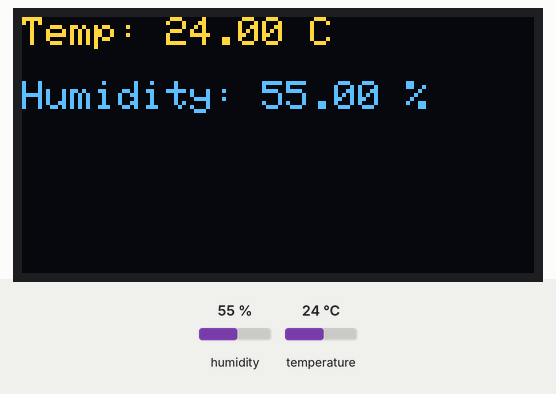
Simulated run of this sketch. Board: ESP8266 (NodeMCU). On the bench: 128×64 one-colour display. The inputs (shaded band) are chosen by the test bench; at power-on: humidity 55 %, temperature 24 °C. The OLED is the two-colour kind (top 16 rows yellow); WiFi joins after 1.5 s; servers stay silent unless stated; uploads are accepted with an empty reply; what the sketch prints to the serial monitor is not drawn.

Above: at 10.6 s.
10.7 s: humidity set to 22 %
At 20.8 s:
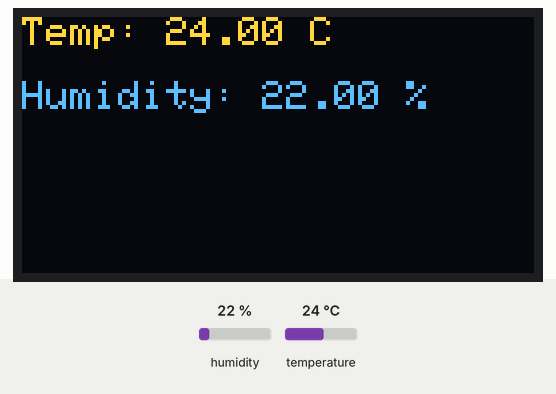
21.5 s: temperature set to 12 °C
At 30.8 s:
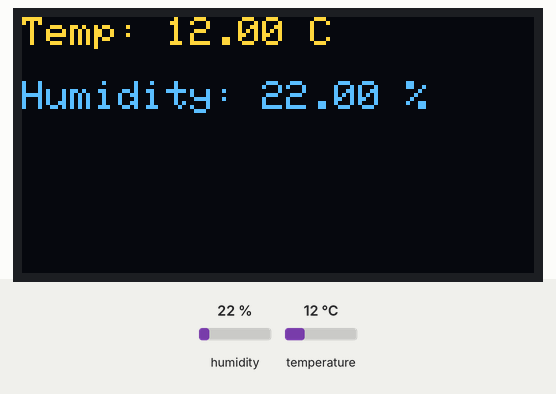
43.2 s: temperature set to 26 °C
At 50.8 s:
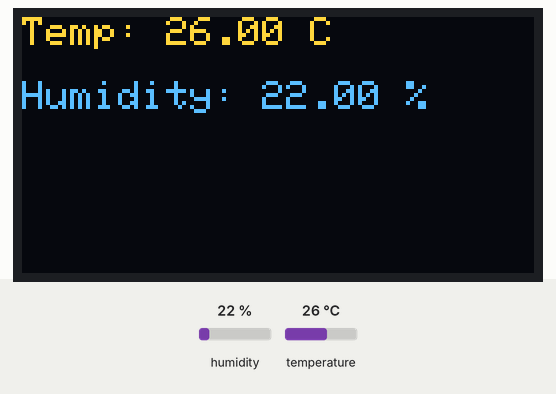
53.3 s: temperature set to 29 °C
At 60.8 s:
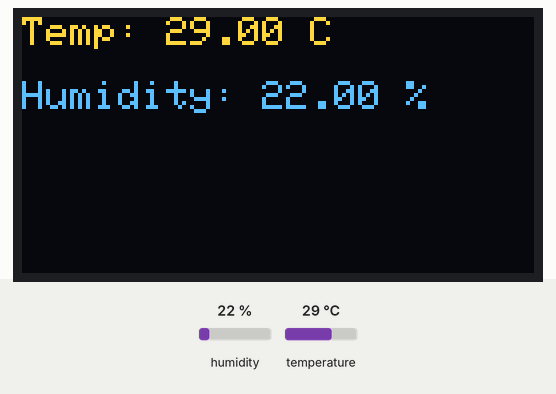
63.5 s: temperature set to 26 °C
At 70.8 s:
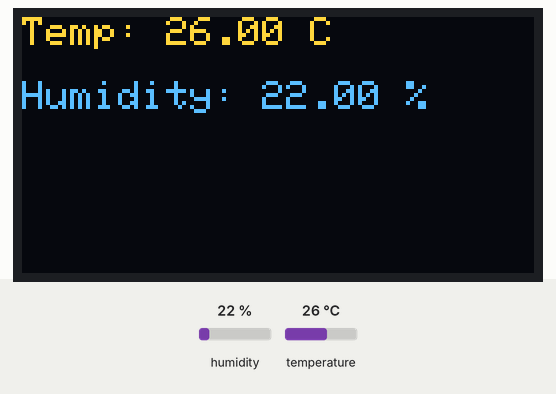
73.8 s: temperature set to 23 °C
Timing chart, 0 to 76.8 s (numbered marks = the images above; inputs shaded):
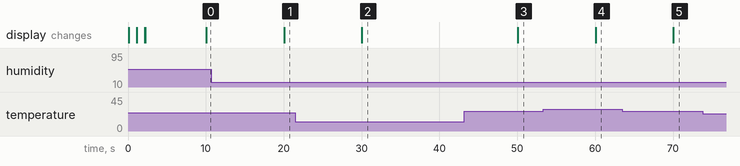

Measured:
- after the input at 10.7 s, the display: changes after 9.3 s (image 1)
- after the input at 21.5 s, the display: changes after 8.5 s (image 2)
- after the input at 43.2 s, the display: changes after 6.8 s (image 3)
- after the input at 53.3 s, the display: changes after 6.7 s (image 4)
- after the input at 63.5 s, the display: changes after 6.5 s (image 5)

The sketch:

void.ino
```cpp
#include <Wire.h>
#include <Adafruit_GFX.h>
#include <Adafruit_SSD1306.h>
#include <ESP8266WiFi.h>
#include <ESP8266HTTPClient.h>
#include <ESPAsyncWebServer.h>
#include <IRremoteESP8266.h>
#include <IRsend.h>
#include <DHT.h>

#define SCREEN_WIDTH 128
#define SCREEN_HEIGHT 64

const char* ssid[] = {"daniu0807", "picord"};
const char* password[] = {"33161842", "000010000"};
const int wifiNetworks = 2;

//const char* serverUrl = "https://3.1.140.221:10011/upload.php";
const char* serverUrl = "http://redweb.magicboy.xyz/upload.php";

Adafruit_SSD1306 display(SCREEN_WIDTH, SCREEN_HEIGHT, &Wire, -1);
const int irPin1 = D8;
const int irPin2 = D5;
const int irPin3 = D6;
IRsend irsend1(irPin1);
IRsend irsend2(irPin2);
IRsend irsend3(irPin3);

const int DHTPin = D7;
#define DHTTYPE DHT11
DHT dht(DHTPin, DHTTYPE);

int fan1 = 0;
int fan2 = 0;
int fan3 = 0;
int autoMode = 0;
const float thresholdTemphigh = 28.0;
const float thresholdTemplow = 25.0;

AsyncWebServer server(80);

void setup() {
  Serial.begin(115200);
  irsend1.begin();
  irsend2.begin();
  irsend3.begin();
  //Wire.begin(D8, D1);
  dht.begin();

  bool connected = false;

  if (!display.begin(SSD1306_SWITCHCAPVCC, 0x3C)) {
    Serial.println(F("SSD1306 allocation failed"));
    for (;;);
  }
  display.clearDisplay();
  display.display();

  display.setTextSize(1);
  display.setTextColor(SSD1306_WHITE);
  display.setCursor(0, 0);
  display.println("Connecting to Wi-Fi...");
  display.display();

  for (int i = 0; i < wifiNetworks; i++) {
    Serial.print("try to connect wifi: ");
    Serial.println(ssid[i]);

    display.clearDisplay();
    display.setCursor(0, 0);
    display.print("Connecting to: ");
    display.println(ssid[i]);
    display.display();

    WiFi.begin(ssid[i], password[i]);

    int retries = 0;
    while (WiFi.status() != WL_CONNECTED && retries < 10) {
      delay(1000);
      Serial.print(".");
      retries++;
      display.print(".");
      display.display();
    }

    if (WiFi.status() == WL_CONNECTED) {
      Serial.println("");
      Serial.print("Connected to ");
      Serial.println(ssid[i]);

      display.clearDisplay();
      display.setCursor(0, 0);
      display.println("WiFi Connected!");
      display.setCursor(0, 16);
      display.print("SSID: ");
      display.println(ssid[i]);
      display.display();

      connected = true;
      break;  // 成功連接後退出循環
    } else {
      Serial.println("");
      Serial.println("Connect fail, try next");

      display.clearDisplay();
      display.setCursor(0, 0);
      display.println("Connect Failed!");
      display.display();
      delay(1000);
    }
  }

  if (!connected) {
    Serial.println("Can't connect any WiFi!");
    display.clearDisplay();
    display.setCursor(0, 0);
    display.println("WiFi Failed!");
    display.display();
    return;
  }

  // Web server setup
  server.on("/", HTTP_GET, [](AsyncWebServerRequest *request) {
    String html = "<!DOCTYPE html><html><head><meta charset='UTF-8'><meta name='viewport' content='width=device-width, initial-scale=1.0'>";
    html += "<title>電風扇控制</title>";
    html += "<style>";
    html += "body { font-family: Arial, sans-serif; text-align: center; padding: 20px; background-color: #f5f5f5; }";
    html += "h1 { color: #333; }";
    html += ".button {";
    html += "  display: block; width: 100%; max-width: 300px; padding: 20px; margin: 10px auto;";
    html += "  font-size: 24px; color: white; background-color: #28a745; border: none; border-radius: 10px;";
    html += "  cursor: pointer; text-align: center; }";
    html += ".button:hover { background-color: #218838; }";
    html += "#status { font-size: 20px; margin-top: 20px; color: #333; }";
    html += "</style></head><body>";

    html += "<h1>電風扇控制</h1>";
    html += "<button class='button' onclick=\"sendRequest('/on1')\">風扇1開啟</button>";
    html += "<button class='button' onclick=\"sendRequest('/off1')\">風扇1關閉</button>";
    html += "<button class='button' onclick=\"sendRequest('/on2')\">風扇2開啟</button>";
    html += "<button class='button' onclick=\"sendRequest('/off2')\">風扇2關閉</button>";
    html += "<button class='button' onclick=\"sendRequest('/on3')\">風扇3開啟</button>";
    html += "<button class='button' onclick=\"sendRequest('/off3')\">風扇3關閉</button>";
    html += "<button class='button' onclick=\"sendRequest('/auto')\">啟用自動模式</button>";
    html += "<button class='button' onclick=\"sendRequest('/manual')\">切換手動模式</button>";
    html += "<p id='status'>電風扇狀態：未知</p>";

    html += "<script>";
    html += "function sendRequest(url) {";
    html += "  var xhr = new XMLHttpRequest();";
    html += "  xhr.open('GET', url, true);";
    html += "  xhr.onload = function() {";
    html += "    if (xhr.status === 200) {";
    html += "      document.getElementById('status').innerHTML = xhr.responseText;";
    html += "    }";
    html += "  };";
    html += "  xhr.send();";
    html += "}";
    html += "</script></body></html>";

    request->send(200, "text/html", html);
  });

  server.on("/on1", HTTP_GET, [](AsyncWebServerRequest *request) {
    autoMode = 0;
    irsend1.sendSymphony(0xD82, 12);
    fan1 = 1;
    request->send(200, "text/plain", "風扇1狀態：開啟");
  });
  server.on("/off1", HTTP_GET, [](AsyncWebServerRequest *request) {
    autoMode = 0;
    irsend1.sendSymphony(0xD81, 12);
    fan1 = 0;
    request->send(200, "text/plain", "風扇1狀態：關閉");
  });

  server.on("/on2", HTTP_GET, [](AsyncWebServerRequest *request) {
    autoMode = 0;
    irsend2.sendSymphony(0xD82, 12);
    fan2 = 1;
    request->send(200, "text/plain", "風扇2狀態：開啟");
  });

  server.on("/off2", HTTP_GET, [](AsyncWebServerRequest *request) {
    autoMode = 0;
    irsend2.sendSymphony(0xD81, 12);
    fan2 = 0;
    request->send(200, "text/plain", "風扇2狀態：關閉");
  });

  server.on("/on3", HTTP_GET, [](AsyncWebServerRequest *request) {
    autoMode = 0;
    irsend3.sendSymphony(0xD82, 12);
    fan3 = 1;
    request->send(200, "text/plain", "風扇3狀態：開啟");
  });

  server.on("/off3", HTTP_GET, [](AsyncWebServerRequest *request) {
    autoMode = 0;
    irsend3.sendSymphony(0xD81, 12);
    fan3 = 0;
    request->send(200, "text/plain", "風扇3狀態：關閉");
  });

  server.on("/auto", HTTP_GET, [](AsyncWebServerRequest *request) {
    autoMode = 1;
    request->send(200, "text/plain", "自動模式已啟用");
  });

  server.on("/manual", HTTP_GET, [](AsyncWebServerRequest *request) {
    autoMode = 0;
    request->send(200, "text/plain", "手動模式已啟用");
  });

  server.begin();
}

void loop() {
  static unsigned long lastMillis = 0;
  if (millis() - lastMillis >= 10000) {  // Send data every 10 seconds
    lastMillis = millis();

    if (WiFi.status() == WL_CONNECTED) {
      HTTPClient http;
      WiFiClient client;
      http.begin(client, serverUrl);

      http.addHeader("Content-Type", "application/x-www-form-urlencoded");

      // 讀取 DHT11 感測器的溫度與濕度
      float temp = dht.readTemperature();
      float humidity = dht.readHumidity();

      if (isnan(temp) || isnan(humidity)) {
        Serial.println("Can't read DHT data");
        return;
      }

      // 顯示在 OLED 上
      display.clearDisplay();
      display.setTextSize(1);
      display.setTextColor(SSD1306_WHITE);

      display.setCursor(0, 0);
      display.print("Temp: ");
      display.print(temp);
      display.println(" C");

      display.setCursor(0, 16);
      display.print("Humidity: ");
      display.print(humidity);
      display.println(" %");

      display.display();

      // 發送數據到伺服器
      String postData = "temperature=" + String(temp) + "&humidity=" + String(humidity);
      int httpResponseCode = http.POST(postData);

      if (httpResponseCode > 0) {
        String response = http.getString();
        Serial.println(httpResponseCode);
        Serial.println(response);
      } else {
        Serial.println("Send DHT data failed");
      }

      http.end();
    }
  }

  // 自動模式邏輯
  if (autoMode == 1) {
    float temperature = dht.readTemperature();
    if (!isnan(temperature)) {
      Serial.print("溫度: ");
      Serial.println(temperature);

      if (temperature >= thresholdTemphigh) {
        if (fan1 == 0) {
          irsend1.sendSymphony(0xD82, 12);
          fan1 = 1;
          Serial.println("自動開啟風扇1");
        }
        if (fan2 == 0) {
          irsend2.sendSymphony(0xD82, 12);
          fan2 = 1;
          Serial.println("自動開啟風扇2");
        }
        if (fan3 == 0) {
          irsend3.sendSymphony(0xD82, 12);
          fan3 = 1;
          Serial.println("自動開啟風扇3");
        }
      } else if (temperature < thresholdTemplow) {
        if (fan1 == 1) {
          irsend1.sendSymphony(0xD81, 12);
          fan1 = 0;
          Serial.println("自動關閉風扇1");
        }
        if (fan2 == 1) {
          irsend2.sendSymphony(0xD81, 12);
          fan2 = 0;
          Serial.println("自動關閉風扇2");
        }
        if (fan3 == 1) {
          irsend3.sendSymphony(0xD81, 12);
          fan3 = 0;
          Serial.println("自動關閉風扇3");
        }
      }
    } else {
      Serial.println("讀取溫度失敗");
    }
    delay(10000);
  }
}
```
